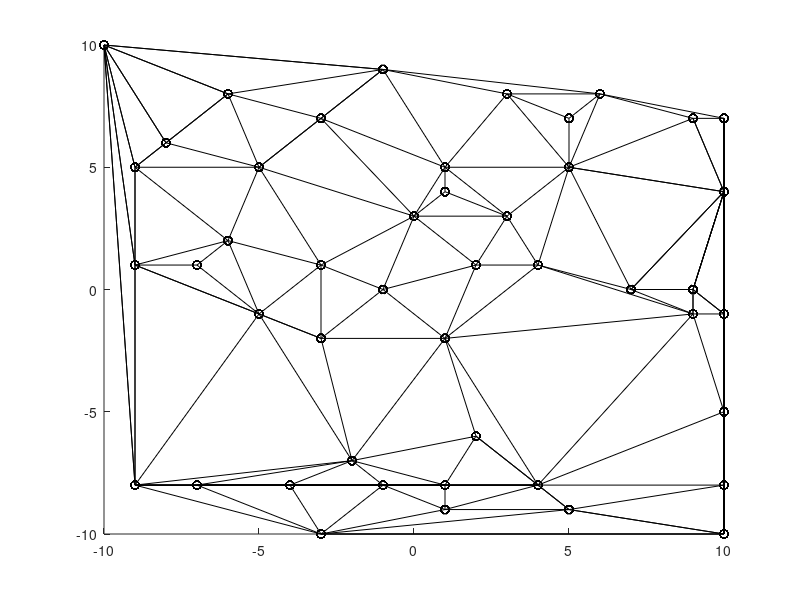

The MATLAB script that drew this image:
function Tria
f = figure('Position',[45,100,1100,510],'menubar','none');

hold on
n=50;
EdgePoints=0;
Counter=1;
Check=0;
ArrCoord=[];


X = randi([-10 10],n,2)
for i = 1:size(X,1)
    h(:,i) = sqrt((X(:,1)-X(i,1)).^2+(X(:,2)-X(i,2)).^2);
    h(1:i,i)=0;
end
[B,IND] = sort(h(:));
s=[n,n]
[I,J] = ind2sub(s,IND)
for i=1:n
    EdgePoints(i)=plot(X(:,1),X(:,2),'ko');
end
for i=1:size(B,1)
   if(B(i,1)~=0)
       if Check == 0
           PlotArr(Counter)=plot([X(I(i,1),1) X(J(i,1),1)],[X(I(i,1),2) X(J(i,1),2)],'k');
           ArrCoord(Counter,1)=X(I(i,1),1);
           ArrCoord(Counter,2)=X(J(i,1),1);
           ArrCoord(Counter,3)=X(I(i,1),2);
           ArrCoord(Counter,4)=X(J(i,1),2);
          Check=1;
       else 
          for j=1:Counter
               arrX=[X(I(i,1),1) ArrCoord(j,1); X(J(i,1),1) ArrCoord(j,2)];
               arrY=[X(I(i,1),2) ArrCoord(j,3); X(J(i,1),2) ArrCoord(j,4)];
               dx = diff(arrX);
               dy = diff(arrY);
               den = dx(1)*dy(2)-dy(1)*dx(2);
               ua = (dx(2)*(arrY(1)-arrY(3))-dy(2)*(arrX(1)-arrX(3)))/den;
               ub = (dx(1)*(arrY(1)-arrY(3))-dy(1)*(arrX(1)-arrX(3)))/den;
               isInSegment = all(([ua ub] > 0) & ([ua ub] < 1));
             if(isInSegment == 1)
                   break;
             else
               if(j == Counter)
                  Counter =Counter+1;
                  ArrCoord(Counter,1)=X(I(i,1),1);
                  ArrCoord(Counter,2)=X(J(i,1),1);
                  ArrCoord(Counter,3)=X(I(i,1),2);
                  ArrCoord(Counter,4)=X(J(i,1),2);
                  PlotArr(Counter)=plot([X(I(i,1),1) X(J(i,1),1)],[X(I(i,1),2) X(J(i,1),2)],'k');
               else continue;
               end
             end
          end
       end
   end
end